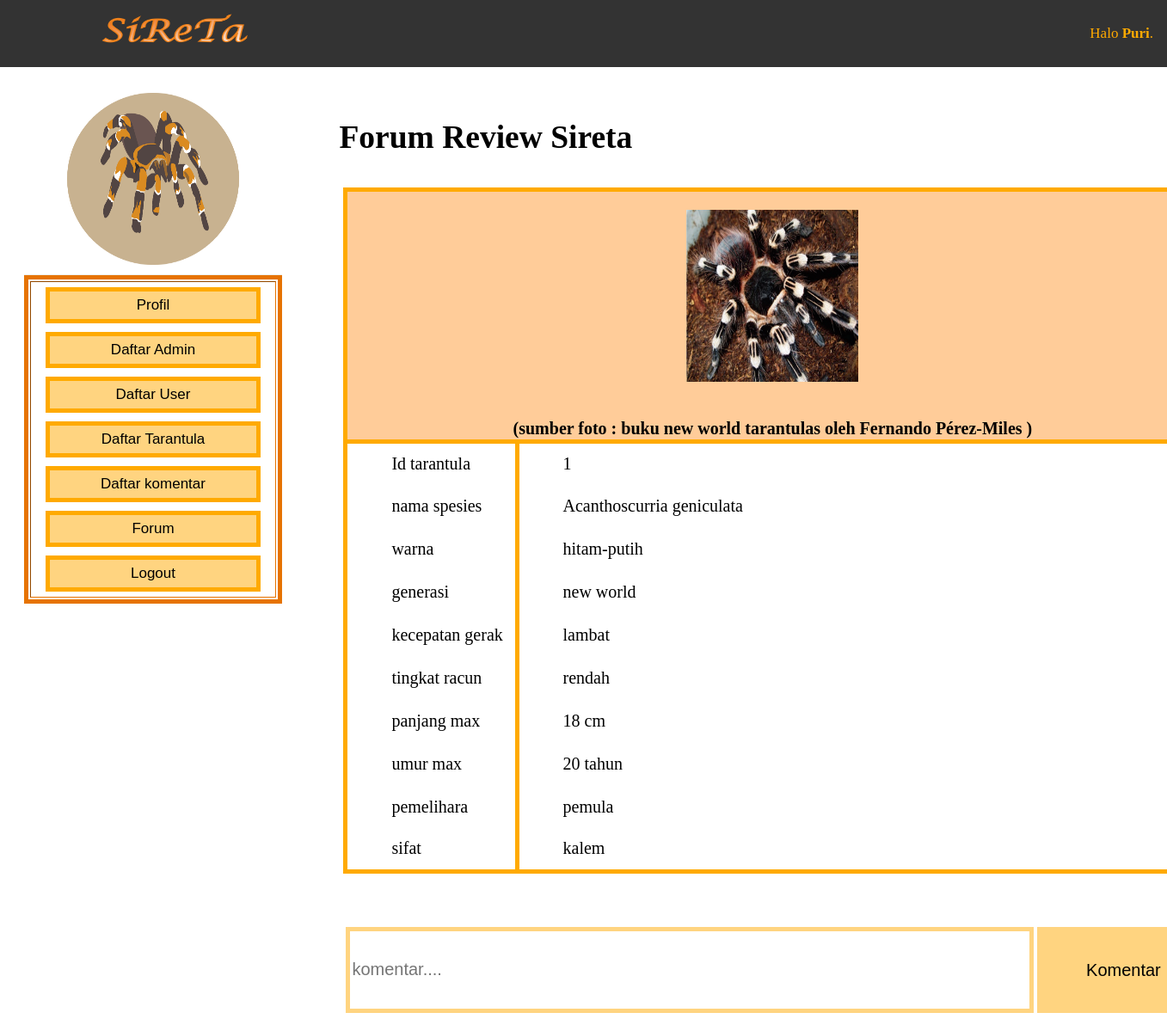
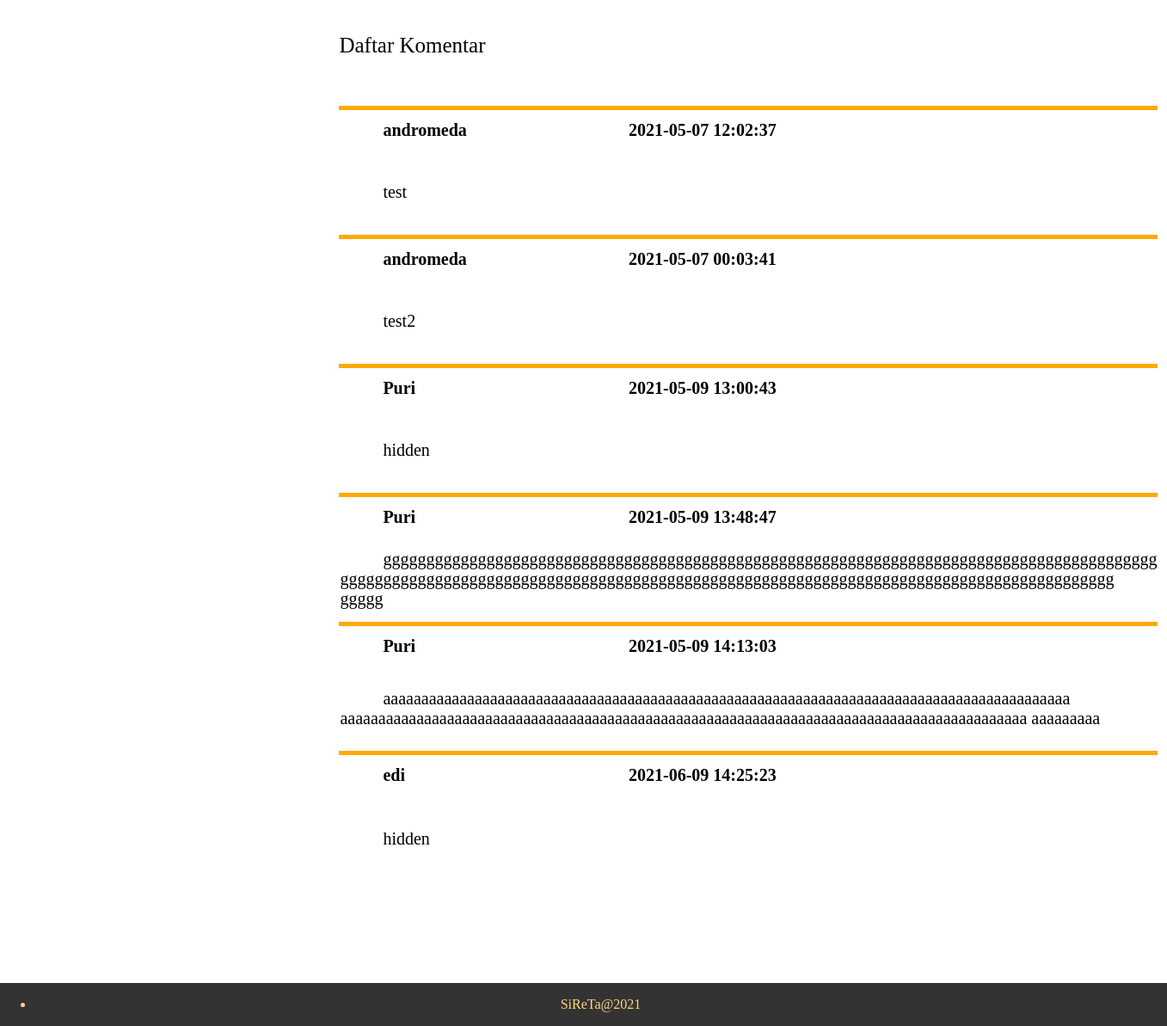
/admin/Detail.php?id_tartul=1 (signed in), run on the app's committed database (2 pictures, top to bottom).
### tables this page shows
CREATE TABLE `user` (
  `id_user` int(10) NOT NULL,
  `nama` varchar(50) NOT NULL,
  `username` varchar(20) NOT NULL,
  `password` varchar(10) NOT NULL,
  `level` enum('Admin','User') NOT NULL,
  `kota` varchar(20) NOT NULL,
  `jenis_pemelihara` varchar(20) NOT NULL
);

CREATE TABLE `tarantula` (
  `id_tartul` int(10) NOT NULL,
  `nama_spesies` varchar(100) NOT NULL,
  `foto` varchar(100) NOT NULL,
  `src_foto` varchar(100) NOT NULL,
  `warna` varchar(50) NOT NULL,
  `generasi` varchar(15) NOT NULL,
  `kecepatan` varchar(10) NOT NULL,
  `racun` varchar(10) NOT NULL,
  `umur` int(5) NOT NULL,
  `panjang` int(5) NOT NULL,
  `pemelihara` varchar(15) NOT NULL,
  `sifat` varchar(10) NOT NULL
);

CREATE TABLE `komentar` (
  `id_komen` int(100) NOT NULL,
  `id_user` int(10) NOT NULL,
  `nama` varchar(50) NOT NULL,
  `komentar` text NOT NULL,
  `id_tartul` int(10) NOT NULL,
  `tanggal` timestamp NOT NULL DEFAULT CURRENT_TIMESTAMP ON UPDATE CURRENT_TIMESTAMP
);

### admin/detail.php (the view, shortened to what this page needs)
<?php include 'header.php'; ?>
	<div class="kanan2">
		<h2 >Forum Review Sireta</h2>
        <?php
            $id_tartul=mysqli_real_escape_string($koneksi,$_GET['id_tartul']);
            $aaa=mysqli_query($koneksi,"select * from tarantula where id_tartul='$id_tartul'")or die(mysqli_error());
            while($a=mysqli_fetch_array($aaa)){
        ?>
        <form  enctype="multipart/form-data" style="padding : 5px;">
            <table class="tableforum">
                <tr>
                    <th colspan="2" class="tartulimg"><img  class="tartul2" src="../image/tartul/<?php echo $a['foto']?>">
                    <br> <a>(sumber foto : <?php echo $a['src_foto'] ?> )<a>
                </tr>
                <tr height="50px">
                    <td class="tartulleft">Id tarantula</td>
                    <td  class="tartulleft1"><?php echo $a['id_tartul'] ?></td>
                </tr>
                <tr height="50px">
                    <td class="tartulleft">nama spesies</td>
                    <td class="tartulleft1"><?php echo $a['nama_spesies'] ?></td>
                </tr>
                <tr height="50px">
                    <td class="tartulleft">warna</td>
                    <td  class="tartulleft1"><?php echo $a['warna'] ?></td>
                </tr>
                <tr height="50px">
                    <td class="tartulleft">generasi</td>
                    <td  class="tartulleft1"><?php echo $a['generasi'] ?></td>
                </tr>
                <tr height="50px">
                    <td class="tartulleft">kecepatan gerak</td>
                    <td  class="tartulleft1"><?php echo $a['kecepatan'] ?></td>
                </tr>
                <tr height="50px">
                    <td class="tartulleft">tingkat racun</td>
                    <td  class="tartulleft1"><?php echo $a['racun'] ?></td>
                </tr>
                <tr height="50px">
                    <td class="tartulleft">panjang max</td>
                    <td  class="tartulleft1"><?php echo $a['panjang'] ?> cm</td>
                </tr>
                <tr height="50px">
                    <td class="tartulleft">umur max</td>
                    <td class="tartulleft1"><?php echo $a['umur'] ?> tahun</td>
                </tr>
                <tr height="50px">
                    <td class="tartulleft">pemelihara</td>
                    <td class="tartulleft1"><?php echo $a['pemelihara'] ?></td>
                </tr>
                <tr height="50px">
                    <td class="tartulleft">sifat</td>
                    <td class="tartulleft1"><?php echo $a['sifat'] ?></td>
                </tr>
            </table>
        </form>
        <form method="POST" action="../function/tbh_komentar.php" style="padding : 5px;">
            <table class="komentar">
            <tr >
                    <td><input type="hidden"  name="id_tartul" value="<?php echo $a['id_tartul'] ?>" readonly>
                        <?php
                        }
                        $user=mysqli_query($koneksi,"select * from user where username ='$username' ");
                        while($u=mysqli_fetch_array($user)){
                        ?>
                    </td>
                    <?php
                    }
                    ?>
                </tr>
            <tr >
                    <td class="komen1"><input type="textarea" placeholder="komentar...." name="komentar" required></td>
                    <td class="komen"><input type="submit" value="Komentar" ></td>
                </tr>
            </table>
        </form>
        <table class="tablekomen" >
        <a>Daftar Komentar</a> <br><br><br>
            <?php
                $komentar=mysqli_query($koneksi,"select * from komentar where id_tartul ='$id_tartul' ");
            while($k=mysqli_fetch_array($komentar)){
                $komen = $k['komentar'];
                $wrap_komen = wordwrap($komen, 90, "\n", TRUE);
            ?>
                <tr  class="komen1">
                    <th width="30%"><?php echo $k['nama'] ?></th>
                    <th width="70%"><?php echo $k['tanggal'] ?></th>
                </tr>
                <tr class="komen2" width="100%" >
                    <td colspan="2"><?php echo $wrap_komen ?></td>
                </tr>
            <?php } ?>
        </table>
    <br><br><br><br><br><br>
    </div>
<?php include 'footer.php';?>

### admin/header.php (shortened to what this page needs)
<html>
<head>
	<link rel="stylesheet" type="text/css" href="../css/tartul.css">
</head>
<body>
	<?php
		include '../function/koneksi.php';
		$username = $_SESSION['username'];
	?>
	<?php
        $user=mysqli_query($koneksi,"select * from user where username ='$username' ");
    	while($u=mysqli_fetch_array($user)){
    ?>
        <div class="topnav">
		  <a><img class="tulisan" src="../image/based/sireta.png"></a>
		  <div class="login-container">
                <a>Halo <b><?php echo $u['nama']; ?></b>.</a>
		  </div>
		</div>
	<?php } ?>
		<div class="container" style="margin:8% auto;">
				<div class="kiri2">
                   <div >
				   <table border="5" width="300px" height="200px" style="text-align :center; border: none;border-collapse: collapse;">
				   <tr><td class="logokiri">
					   <img class="logo" src="../image/based/logo.png" onclick= "location.href='admin.php'">
				   </td></tr>
					</table>
                   <table border="5" width="300px" height="200px" style="text-align :center; border: 5px solid #e67300;">
				   <tr><td>
				   		<button onclick= "location.href='Profil_Admin.php'">Profil</button>
						<button onclick= "location.href='DAdmin.php'">Daftar Admin</button>
						<button onclick= "location.href='DUser.php'">Daftar User</button>
						<button onclick= "location.href='tarantula.php'">Daftar Tarantula</button>
						<button onclick= "location.href='komentar.php'">Daftar komentar</button>
						<button onclick= "location.href='forum.php'">Forum</button>
						<button onclick= "location.href='../function/logout.php'">Logout</button>
					</td></tr>
					</table>
					</div>
				</div>

### css/tartul.css (style rules this page uses)
img.tulisan { padding-left: 100px; width: 200px; height: 50px; }
img.tartul2 { width: 200px; height: 200px; margin-left: AUTO; margin-right: auto; display:block; margin-top: 20px; margin-bottom: 20px; }
img.logo { width: 200px; height: 200px; margin-left: AUTO; margin-right: auto; display:block; padding-bottom: 10px; cursor: pointer; }
.topnav { background-color: #333; overflow: hidden; position: fixed; left: 0; top: 0; width: 100%; }
.topnav a { float: left; text-align: center; padding: 14px 16px; text-decoration: none; font-size: 17px; color : #ffaa00; }
.topnav .login-container { padding-top: 15px; float: right; }
.container .kanan2 { text-align : left; font-size : 25px; float: right; height: 100%; width: 60%; padding-Right : 150px; }
.container .kiri2 { text-align : center; float: left; height: 100%; width: 25%; padding-left : 20px; }
.container input[type=submit] { padding: 6px; margin-top: 8px; font-size: 17px; border: 2px solid #ffd480; width: 200px; background: #ffd480; cursor: pointer; }
.container .kiri2 button { padding: 6px; margin-top: 5px; margin-bottom: 5px; font-size: 17px; border: 5px solid #ffaa00; width: 250px; background: #ffd480; cursor: pointer; }
.tableforum { border-top: 5px solid #ffaa00; border-left: 5px solid #ffaa00; border-bottom : 5px solid #ffaa00; border-collapse: collapse; width: 1000px; height:150px; font-size: 20px; }
.tartulleft { width: 20%; text-indent: 50px; border-right: 5px solid #ffaa00; }
.tartulleft1 { width: 80%; text-indent: 50px; border-right: 5px solid #ffaa00; }
.tartulimg { width: 80%; text-indent: 50px; border-right: 5px solid #ffaa00; border-bottom: 5px solid #ffaa00; background-color : #ffcc99; }
.logokiri { border-right: none; border-left: none; border-top: none }
.komentar { width: 1000px; height:150px; font-size: 20px; }
.komen { width: 20%; }
.komen1 { width: 80%; }
.komentar input[type=textarea] { font-size: 20px; border: 5px solid #ffd480; width: 800px; height: 100px; }
.komentar input[type=submit] { margin-top: 1px; font-size: 20px; border: 5px solid #ffd480; width: 200px; height: 100px; background: #ffd480; cursor: pointer; }
.tablekomen { border-top: 5px solid #ffaa00; width: 1000px; height:150px; font-size: 20px; padding : 15px; border-collapse: collapse; max-width: 100%; }
.tablekomen .komen1 { height: 50px; text-align: left; border-top: 5px solid #ffaa00; border-collapse: collapse; text-indent: 50px; }
.tablekomen .komen2 { text-align: left; height: 100px; text-indent: 50px; }

### data on the page
user: nama "Puri"
tarantula: foto (picture), src_foto "buku new world tarantulas oleh Fernando Pérez-Miles", id_tartul "1", nama_spesies "Acanthoscurria geniculata", warna "hitam-putih", generasi "new world", kecepatan "lambat", racun "rendah", panjang "18", umur "20", pemelihara "pemula", sifat "kalem"
komentar: nama "andromeda", tanggal "2021-05-07 12:02:37", komentar "test"
komentar: nama "andromeda", tanggal "2021-05-07 00:03:41", komentar "test2"
komentar: nama "Puri", tanggal "2021-05-09 13:00:43", komentar "hidden"
komentar: nama "Puri", tanggal "2021-05-09 13:48:47", komentar "gggggggggggggggggggggggggggggggggggggggggggggggggggggggggggggggggggggggggggggggggggggggggg gggggggggggggggggggggggggggggggggggggggggggggggggggggggggggggggggggggggggggggggggggggggggg ggggg"
komentar: nama "Puri", tanggal "2021-05-09 14:13:03", komentar "aaaaaaaaaaaaaaaaaaaaaaaaaaaaaaaaaaaaaaaaaaaaaaaaaaaaaaaaaaaaaaaaaaaaaaaaaaaaaaaaaaaaaaaaaa aaaaaaaaaaaaaaaaaaaaaaaaaaaaaaaaaaaaaaaaaaaaaaaaaaaaaaaaaaaaaaaaaaaaaaaaaaaaaaaaaaaaaaaaaa aaaaaaaaa"
komentar: nama "edi", tanggal "2021-06-09 14:25:23", komentar "hidden"
